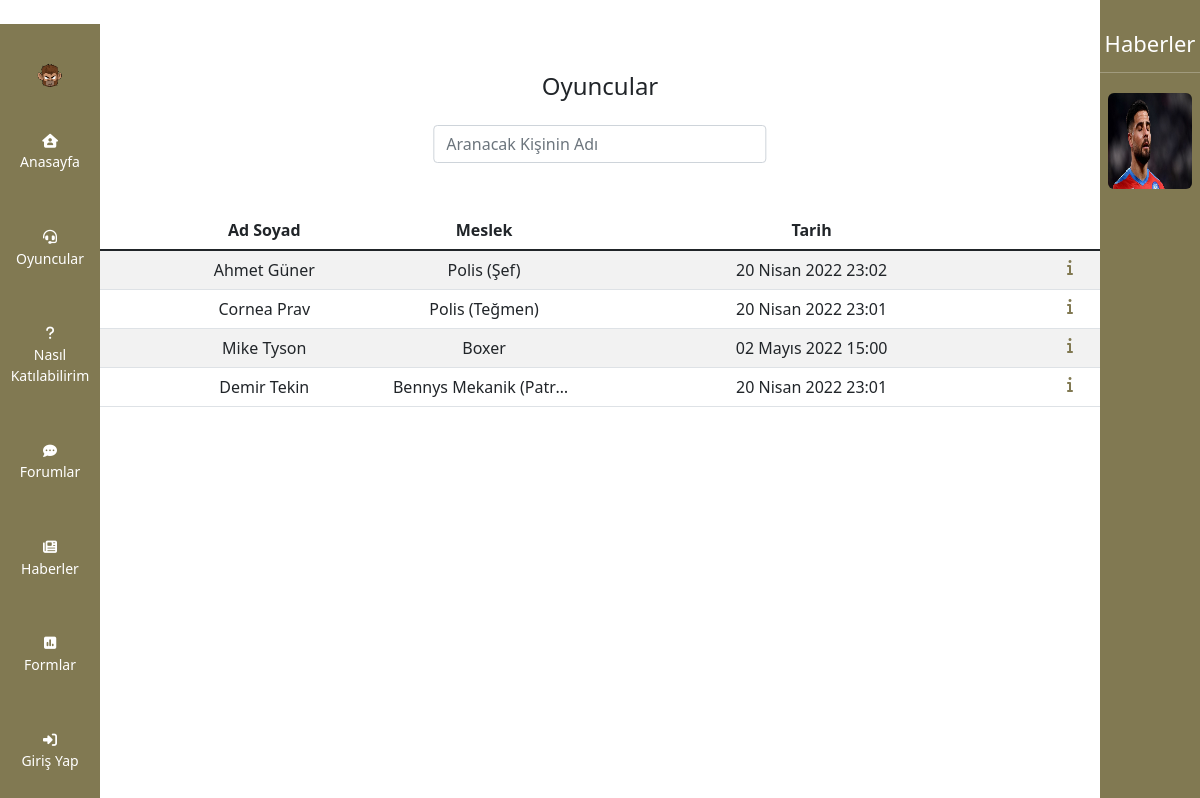
/oyuncular/, run on the app's committed database.
### base/models.py (models this page shows, shortened)
class Kullanici(models.Model):
    oyun_ad_soyad          = models.CharField(max_length=40,blank=False,null=False)
    oyun_ad_soyad_slug     = models.SlugField(unique=True,null=False,blank=False)
    meslek                 = models.CharField(max_length=40,blank=False,null=False)
    dosya                  = models.ImageField(upload_to="oyuncu",null=True,blank=True)
    hikaye                 = models.TextField(max_length=200,blank=False,null=False)
    olusturulma_tarihi     = models.DateTimeField(
        auto_now_add=True, blank=True, null=True)
    guncellenme_tarihi     = models.DateTimeField(auto_now=True,blank=True, null=True)
    goruldu = models.ManyToManyField(User,related_name='goruldu_oyuncu',default=None,blank=True)

class Haberler(models.Model):
    baslik                 = models.CharField(max_length=30,null=False,blank=False)
    baslik_slug            = models.SlugField(unique=True,null=False,blank=False)
    aciklama               = models.TextField(max_length=250,null=True,blank=True)
    resim                  = models.ImageField(upload_to="haberler",null=True,blank=True)
    olusturulma_tarihi     = models.DateTimeField(
        auto_now_add=True, blank=True, null=True)
    guncellenme_tarihi     = models.DateTimeField(auto_now=True,blank=True, null=True)
    goruldu = models.ManyToManyField(User,related_name='goruldu_haber',default=None,blank=True)

### base/views.py (the view)
# urls.py: path("oyuncular/", views.Kisiler, name="kisiler"),
def Kisiler(request):
    kisiler = Kullanici.objects.all().order_by('-meslek')
    haberler = Haberler.objects.all().order_by('guncellenme_tarihi')[:5]
    ad_soyad_dizi=[]
    for i in kisiler:
        ad_soyad_dizi.append([i.oyun_ad_soyad])
    if request.method=="POST":
        arama = request.POST['arama']
        kisiler = Kullanici.objects.all().filter(oyun_ad_soyad__contains=arama).order_by('-meslek')
    if True:
        haber_bildirim=False
        ev_bildirim=False
        forum_bildirim=False
        form_bildirim=False
        oyuncu_bildirim=False
        iletisim1 = Iletisim.objects.all().order_by('-guncellenme_tarihi')
        haberler1 = Haberler.objects.all().order_by('-guncellenme_tarihi')
        forumlar1 = ForumSoru.objects.all().order_by('-guncellenme_tarihi')
        formlar1 = Sorular.objects.all().order_by('-guncellenme_tarihi')
        oyuncular1 = Kullanici.objects.all().order_by('-guncellenme_tarihi')
        for iletisim in iletisim1:
            if request.user not in iletisim.goruldu.all() and request.user.is_authenticated:
                ev_bildirim=True
                break
        for haber in haberler1:
            if request.user not in haber.goruldu.all() and request.user.is_authenticated:
                haber_bildirim=True
                break
        for forum in forumlar1:
            if request.user not in forum.goruldu.all() and request.user.is_authenticated:
                forum_bildirim=True
                break
        for form in formlar1:
            if request.user not in form.goruldu.all() and request.user.is_authenticated:
                form_bildirim=True
                break
        for oyuncu in oyuncular1:
            if request.user not in oyuncu.goruldu.all() and request.user.is_authenticated:
                oyuncu_bildirim=True
                break
    context = {'kisiler':kisiler,'ad_soyad':ad_soyad_dizi,'haberler':haberler,'ev_bildirim':ev_bildirim,'haber_bildirim':haber_bildirim,
            'forum_bildirim':forum_bildirim,'form_bildirim':form_bildirim,'oyuncu_bildirim':oyuncu_bildirim}
    return render(request,"base/kisi/kisiler.html",context)

### base/templates/base/kisi/kisiler.html (shortened to what this page needs)
﻿ {% extends 'base/ana.html' %} {% load static %} {% block content %}
</head>
<body>
    <aside class="side-navbar col-1">
            <ul class="p-0 text-center">
                {% if user.is_authenticated %}
                <li>
                    <a href="{% url 'profil' request.user.username|slugify %}"><img src="{% static 'images/logo.png' %}" class="logo-side-navbar col-sm-7 col-md-4 col-9 "></a>
                </li>
                {% else %}
                <li><img src="{% static 'images/logo.png' %}" class="col-sm-7 col-md-4 col-9 "></li>
                {% endif %}
                <li><a href="{% url 'anasayfa' %}">
                        {% if ev_bildirim %}
                        <svg class="col-6 col-md-4 col-lg-2" viewBox="0 0 189 189" fill="none" xmlns="http://www.w3.org/2000/svg">
                            <path d="M94.5 110.688H75.6C70.373 110.688 66.15 115.184 66.15 120.75V148.422C66.15 155.371 60.8639 161 54.3375 161H37.8295C37.3866 161 36.9436 160.969 36.5006 160.937C36.1463 160.969 35.7919 161 35.4375 161H30.7125C24.189 161 18.9 155.371 18.9 148.422V113.203C18.9 112.92 18.9089 112.606 18.9266 112.323V90.4367H9.46477C4.14028 90.4367 0 86.0029 0 80.3428C0 77.5127 0.887119 74.9971 2.95608 72.7959L78.6712 2.52066C80.7384 0.315082 83.1009 0 85.1681 0C87.2353 0 89.5978 0.630164 91.3992 2.20557L154.183 60.9725C151.672 60.5951 149.103 60.375 146.475 60.375C119.365 60.375 97.0987 82.4811 94.7067 110.688H94.5ZM103.95 115.719C103.95 90.7197 122.998 70.4375 146.475 70.4375C169.952 70.4375 189 90.7197 189 115.719C189 140.718 169.952 161 146.475 161C122.998 161 103.95 140.718 103.95 115.719ZM146.475 145.906C150.403 145.906 153.562 142.542 153.562 138.359C153.562 134.177 150.403 130.812 146.475 130.812C142.547 130.812 139.387 134.177 139.387 138.359C139.387 142.542 142.547 145.906 146.475 145.906ZM141.484 90.5625V115.719C141.484 118.486 143.876 120.75 146.209 120.75C149.074 120.75 150.934 118.486 150.934 115.719V90.5625C150.934 87.7953 149.074 85.5312 146.209 85.5312C143.876 85.5312 141.484 87.7953 141.484 90.5625Z" fill="white"/>
                            <ellipse cx="145.5" cy="115.5" rx="43.5" ry="45.5" fill="#723535"/>
                        </svg>
                        {% else %}
                        <i class=" fa-solid fa-house-user"></i>
                        {% endif %}
                        <p class="d-none d-md-block">Anasayfa</p>
                    </a>
                </li>
                <li>
                    <a href="{% url 'kisiler' %}">
                        {% if oyuncu_bildirim %}
                        <svg class="col-6 col-md-4 col-lg-2" viewBox="0 0 189 189" fill="none" xmlns="http://www.w3.org/2000/svg">
                        <path d="M70.5428 82.6875C70.5428 76.1463 65.2493 70.8602 58.7303 70.8602L53.1562 70.875C40.1108 70.875 29.5312 81.4546 29.5312 94.5295V112.171C29.5312 125.249 40.1256 135.844 53.1562 135.844H59.0625C65.5815 135.844 70.875 130.543 70.875 124.009L70.5428 82.6875ZM94.5 0C41.676 0 1.69177 43.9647 0.00767813 94.5L0 109.266C0 114.175 3.96826 118.125 8.52715 118.125C13.086 118.125 17.7188 114.175 17.7188 109.266V94.5C17.7188 52.1596 52.1743 17.7926 94.5 17.7926C136.84 17.7926 171.281 52.1596 171.281 94.5V147.656C171.281 155.811 164.67 162.422 156.516 162.422H115.652C112.588 157.143 106.94 153.562 100.406 153.562H89.2582C80.6905 153.562 72.8314 159.354 71.2183 167.771C69.0293 179.107 77.6672 189 88.2615 189H100.406C106.947 189 112.599 185.415 115.667 180.141H156.516C174.456 180.141 189 165.596 189 147.656V94.5C187.302 43.9647 147.324 0 94.5 0ZM135.844 135.844C148.889 135.844 159.469 125.249 159.469 112.171V94.5369C159.469 81.4693 148.874 70.875 135.844 70.875H129.938C123.418 70.875 118.125 76.1685 118.125 82.7023V123.994C118.125 130.565 123.404 135.844 129.938 135.844H135.844Z" fill="white"/>
                        <circle cx="151.5" cy="151.5" r="37.5" fill="#723535"/>
                        </svg>
                        {% else %}
                        <i class=" fa-solid fa-headset"></i>
                        {% endif %}
                        <p class="d-none d-md-block">Oyuncular</p>
                    </a>
                </li>
                <li>
                    <a href="{% url 'nasil-katilabilirim' %}">
                        <i class="fa-solid fa-question"></i>
                        <p class="d-none d-md-block">Nasıl Katılabilirim</p>
                    </a>
                </li>
                <li>
                    <a href="{% url 'forumlar' %}">
                        {% if forum_bildirim %}
                        <svg class="col-6 col-md-4 col-lg-2" viewBox="0 0 189 189" fill="none" xmlns="http://www.w3.org/2000/svg">
                        <path d="M94.5 0.48027C42.3035 0.48027 0.332228 34.8546 0.332228 77.2615C0.332228 95.5783 8.21338 112.322 21.3622 125.508C16.7479 144.102 1.32891 160.676 1.14434 160.861C0.313771 161.691 0.0830582 162.977 0.590627 164.085C1.05168 165.192 2.07494 165.844 3.27465 165.844C27.7302 165.844 45.7627 154.12 55.1758 146.874C67.2209 151.396 80.6539 154.032 94.8215 154.032C147.018 154.032 188.989 119.654 188.989 77.5827C188.989 35.5117 146.696 0.48027 94.5 0.48027ZM46.9178 89.074C40.3655 89.074 35.1053 83.8138 35.1053 77.5937C35.1053 71.3737 40.3655 65.7812 46.9178 65.7812C53.47 65.7812 58.7303 71.0415 58.7303 77.5937C58.7303 84.146 53.7838 89.074 46.9178 89.074ZM94.5 89.074C87.9478 89.074 83.0197 83.8138 83.0197 77.5937C83.0197 71.3737 88.28 65.7812 94.5 65.7812C100.72 65.7812 105.98 71.0415 105.98 77.5937C105.98 84.146 101.071 89.074 94.5 89.074ZM141.418 89.074C134.866 89.074 129.605 83.8138 129.605 77.5937C129.605 71.3737 134.866 65.7812 141.418 65.7812C147.97 65.7812 153.23 71.0415 153.23 77.5937C153.23 84.146 148.284 89.074 141.418 89.074Z" fill="white"/>
                        <circle cx="151.5" cy="140.5" r="37.5" fill="#723535"/>
                        </svg>
                        {% else %}
                        <i class="fa-solid fa-comment-dots"></i>
                        {% endif %}
                        <p class="d-none d-md-block">Forumlar</p>
                    </a>
                </li>
                <li>
                    <a href="{% url 'haberler' %}">
                        {% if haber_bildirim %}
                        <svg class="col-6 col-md-4 col-lg-2" viewBox="0 0 189 178" fill="none" xmlns="http://www.w3.org/2000/svg">
                        <path d="M177.188 0.8125H47.25C40.7162 0.8125 35.4375 6.10229 35.4375 12.625V136.656C35.4375 139.905 32.7945 142.562 29.5312 142.562C26.268 142.562 23.625 139.905 23.625 136.656V24.4375H11.8125C5.28979 24.4375 0 29.7162 0 36.25V142.562C0 155.612 10.5759 166.188 23.625 166.188H165.375C178.424 166.188 189 155.612 189 142.562V12.625C189 6.10229 183.721 0.8125 177.188 0.8125ZM100.406 142.562H64.9688C61.7203 142.562 59.0625 139.905 59.0625 136.656C59.0625 133.408 61.7203 130.75 64.9688 130.75H100.406C103.668 130.75 106.312 133.394 106.312 136.656C106.312 139.905 103.655 142.562 100.406 142.562ZM100.406 107.125H64.9688C61.7203 107.125 59.0625 104.467 59.0625 101.219C59.0625 97.9703 61.7203 95.3125 64.9688 95.3125H100.406C103.655 95.3125 106.312 97.9703 106.312 101.219C106.312 104.467 103.655 107.125 100.406 107.125ZM159.469 142.562H124.031C120.77 142.562 118.125 139.918 118.125 136.656C118.125 133.394 120.77 130.75 124.031 130.75H159.469C162.73 130.75 165.375 133.394 165.375 136.656C165.375 139.905 162.717 142.562 159.469 142.562ZM159.469 107.125H124.031C120.783 107.125 118.125 104.467 118.125 101.219C118.125 97.9703 120.783 95.3125 124.031 95.3125H159.469C162.717 95.3125 165.375 97.9703 165.375 101.219C165.375 104.467 162.717 107.125 159.469 107.125ZM165.375 65.7812C165.375 69.0297 162.717 71.6875 159.469 71.6875H64.9688C61.7203 71.6875 59.0625 69.0297 59.0625 65.7812V30.3438C59.0625 27.0953 61.7203 24.4375 64.9688 24.4375H159.469C162.717 24.4375 165.375 27.0953 165.375 30.3438V65.7812Z" fill="white"/>
                        <circle cx="151.5" cy="140.5" r="37.5" fill="#723535"/>
                        </svg>
                        {% else %}
                        <i class="fa-solid fa-newspaper"></i>
                        {% endif %}
                        <p class="d-none d-md-block">Haberler</p>
                    </a>
                </li>
                <li>
                    <a href="{% url 'formlar' %}">
                        {% if form_bildirim %}
                        <svg class="col-6 col-md-4 col-lg-2" viewBox="0 0 189 189" fill="none" xmlns="http://www.w3.org/2000/svg">
                        <path d="M162 0C176.892 0 189 10.5519 189 23.5714V141.429C189 154.43 176.892 165 162 165H27C12.0867 165 0 154.43 0 141.429V23.5714C0 10.5519 12.0867 0 27 0H162ZM54 70.7143C46.5328 70.7143 40.5 75.981 40.5 82.5V117.857C40.5 124.376 46.5328 129.643 54 129.643C61.4672 129.643 67.5 124.376 67.5 117.857V82.5C67.5 75.981 61.4672 70.7143 54 70.7143ZM81 117.857C81 124.376 87.0328 129.643 94.5 129.643C101.967 129.643 108 124.376 108 117.857V47.1429C108 40.6239 101.967 35.3571 94.5 35.3571C87.0328 35.3571 81 40.6239 81 47.1429V117.857ZM135 94.2857C127.533 94.2857 121.5 99.5525 121.5 106.071V117.857C121.5 124.376 127.533 129.643 135 129.643C142.467 129.643 148.5 124.376 148.5 117.857V106.071C148.5 99.5525 142.467 94.2857 135 94.2857Z" fill="white"/>
                        <circle cx="151.5" cy="139.5" r="37.5" fill="#723535"/>
                        </svg>
                        {% else %}
                        <i class=" fa-solid fa-square-poll-vertical"></i>
                        {% endif %}
                        <p class="d-none d-md-block">Formlar</p>
                    </a>
                </li>
                <li>
                    {% if user.is_authenticated %}
                    <a href="{% url 'cikis-yap' %}">
                        <i class=" fa-solid fa-arrow-right-from-bracket"></i>
                        <p class="d-none d-md-block"> Çıkış Yap</p>
                    </a>
                    {% else %}
                    <a href="{% url 'giris-yap' %}">
                        <i class=" fa-solid fa-right-to-bracket"></i>
                        <p class="d-none d-md-block">Giriş Yap</p>
                    </a>
                    {% endif %}
                </li>
            </ul>
        </aside>
    <main class="col-11 col-lg-10 offset-1">
        <h4 class="text-center pt-5 mb-4">Oyuncular</h4>
        <form method="POST">
            <table class="center col-8 col-sm-8 col-md-4 mb-5">
                <tr>
                    <td><input type="text" class="arama form-control col-10" placeholder="Aranacak Kişinin Adı" name="arama"></td>
                </tr>
            </table>
        </form>
        {% if kisiler %}
        <table class="table table-striped table-hover">
            <thead class="text-center">
                <tr class="th">
                    <th></th>
                    <th>Ad Soyad</th>
                    <th>Meslek</th>
                    <th class="d-none d-md-table-cell">Tarih</th>
                </tr>
            </thead>
            <tbody>
                {% for kisi in kisiler %}
                <tr class="kisi-tr tr text-center">
                    {% if request.user not in kisi.goruldu.all and request.user.is_authenticated %}
                    <td>
                        <span class="badge bg-dark">Yeni</span>
                    </td>
                    {% else %}
                    <td></td>
                    {% endif %}
                    <td class="aciklama oyun_ad_soyad">{{kisi.oyun_ad_soyad}}</td>
                    <td class="aciklama">{{kisi.meslek}}</td>
                    <td class="d-none d-md-table-cell">{{kisi.olusturulma_tarihi}}</td>
                    <td>
                        <a href="{% url 'kisi-detay' kisi.oyun_ad_soyad|slugify %}"><i class="fa-solid fa-info"></i></a>
                    </td>
                </tr>
                {% endfor %}
            </tbody>
        </table>
        {% else %}
        <h4 class="mt-4 text-center">Kayıtlı oyuncu yok...</h4>
        {% endif %}
    </main>
    <aside class="haberler col-1 offset-11 d-none d-lg-block">
        <ul>
            <p class="text-center h5">Haberler</p>
            <hr> {% for haber in haberler %}
            <li>
                <table>
                    <tr>
                        <td>
                            {% if haber.resim %}
                            <a href="{% url 'haber-detay' haber.baslik|slugify %}">
                                <img src="{{haber.resim.url}}" title="{{haber.baslik}}" alt="haber"></a>{% endif %}
                        </td>
                    </tr>
                </table>
            </li>
            {% endfor %}
        </ul>
    </aside>
</body>
</html>
{% endblock content %}

### data on the page
Kullanici: oyun_ad_soyad "Ahmet Güner", meslek "Polis (Şef)", olusturulma_tarihi "20 Nisan 2022 23:02"
Kullanici: oyun_ad_soyad "Cornea Prav", meslek "Polis (Teğmen)", olusturulma_tarihi "20 Nisan 2022 23:01"
Kullanici: oyun_ad_soyad "Mike Tyson", meslek "Boxer", olusturulma_tarihi "02 Mayıs 2022 15:00"
Kullanici: oyun_ad_soyad "Demir Tekin", meslek "Bennys Mekanik (Patr…", olusturulma_tarihi "20 Nisan 2022 23:01"
Haberler: resim (picture)
